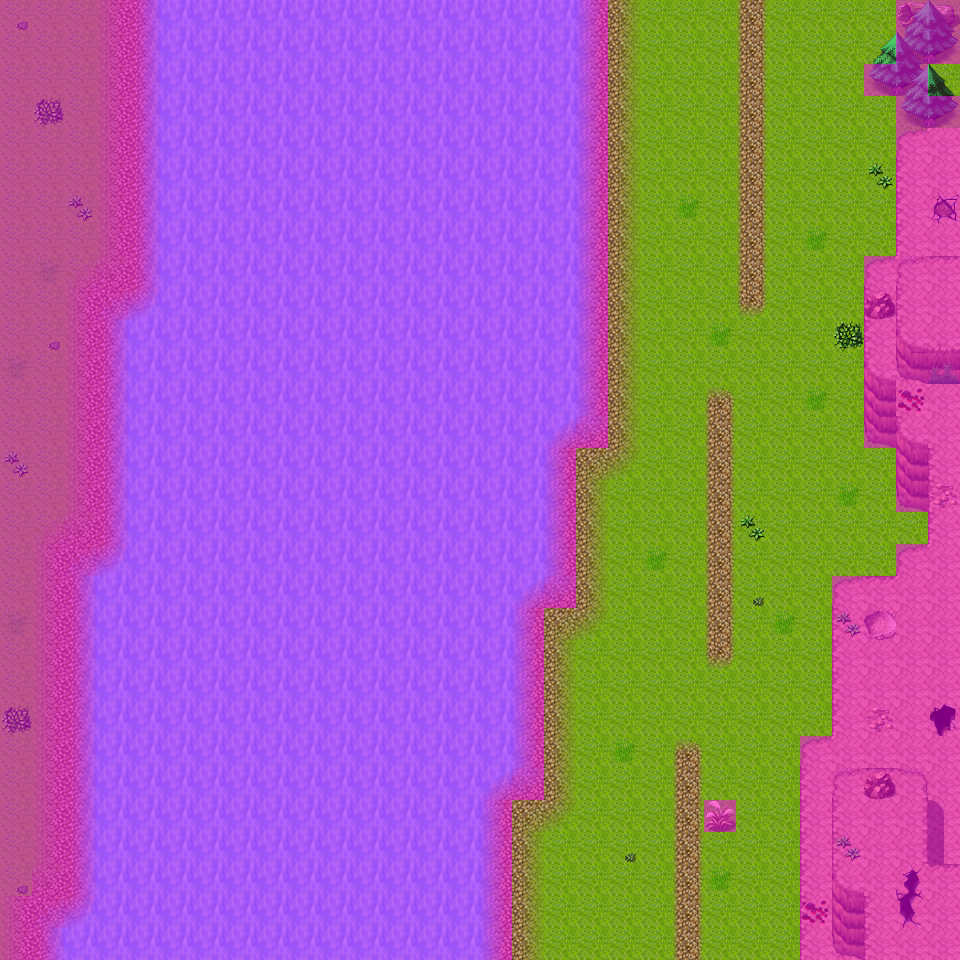

Rendered tile map (Tiled .tmx) drawn with the repository's tilesets; below, a short description and the map source with its tile grids summarised:
An orthogonal 30x30 tile map with 32x32 px tiles, 4 tile layers (Ground, Objects, Above, Walkable), 40 tilesets and 6 objects (4x spawn, 2x mapchange).

<map version="1.0" orientation="orthogonal" width="30" height="30" tilewidth="32" tileheight="32">
 <properties>
  <property name="outdoors" value="1" />
 </properties>
 <tileset firstgid="1" name="map_bed_1" tilewidth="32" tileheight="32">
  <image source="../drawable/map_bed_1.png" width="512" height="256" />
 </tileset>
 <tileset firstgid="129" name="map_border_1" tilewidth="32" tileheight="32">
  <image source="../drawable/map_border_1.png" width="512" height="256" />
 </tileset>
 <tileset firstgid="257" name="map_bridge_1" tilewidth="32" tileheight="32">
  <image source="../drawable/map_bridge_1.png" width="512" height="256" />
 </tileset>
 <tileset firstgid="385" name="map_broken_1" tilewidth="32" tileheight="32">
  <image source="../drawable/map_broken_1.png" width="512" height="256" />
 </tileset>
 <tileset firstgid="513" name="map_cavewall_1" tilewidth="32" tileheight="32">
  <image source="../drawable/map_cavewall_1.png" width="576" height="192" />
 </tileset>
 <tileset firstgid="621" name="map_cavewall_2" tilewidth="32" tileheight="32">
  <image source="../drawable/map_cavewall_2.png" width="576" height="192" />
 </tileset>
 <tileset firstgid="729" name="map_cavewall_3" tilewidth="32" tileheight="32">
  <image source="../drawable/map_cavewall_3.png" width="576" height="192" />
 </tileset>
 <tileset firstgid="837" name="map_chair_table_1" tilewidth="32" tileheight="32">
  <image source="../drawable/map_chair_table_1.png" width="512" height="256" />
 </tileset>
 <tileset firstgid="965" name="map_crate_1" tilewidth="32" tileheight="32">
  <image source="../drawable/map_crate_1.png" width="512" height="256" />
 </tileset>
 <tileset firstgid="1093" name="map_cupboard_1" tilewidth="32" tileheight="32">
  <image source="../drawable/map_cupboard_1.png" width="512" height="256" />
 </tileset>
 <tileset firstgid="1221" name="map_curtain_1" tilewidth="32" tileheight="32">
  <image source="../drawable/map_curtain_1.png" width="512" height="256" />
 </tileset>
 <tileset firstgid="1349" name="map_entrance_1" tilewidth="32" tileheight="32">
  <image source="../drawable/map_entrance_1.png" width="512" height="256" />
 </tileset>
 <tileset firstgid="1477" name="map_fence_1" tilewidth="32" tileheight="32">
  <image source="../drawable/map_fence_1.png" width="512" height="256" />
 </tileset>
 <tileset firstgid="1605" name="map_fence_2" tilewidth="32" tileheight="32">
  <image source="../drawable/map_fence_2.png" width="512" height="256" />
 </tileset>
 <tileset firstgid="1733" name="map_ground_1" tilewidth="32" tileheight="32">
  <image source="../drawable/map_ground_1.png" width="512" height="256" />
 </tileset>
 <tileset firstgid="1861" name="map_ground_2" tilewidth="32" tileheight="32">
  <image source="../drawable/map_ground_2.png" width="512" height="256" />
 </tileset>
 <tileset firstgid="1989" name="map_ground_3" tilewidth="32" tileheight="32">
  <image source="../drawable/map_ground_3.png" width="512" height="256" />
 </tileset>
 <tileset firstgid="2117" name="map_ground_4" tilewidth="32" tileheight="32">
  <image source="../drawable/map_ground_4.png" width="512" height="256" />
 </tileset>
 <tileset firstgid="2245" name="map_ground_5" tilewidth="32" tileheight="32">
  <image source="../drawable/map_ground_5.png" width="512" height="256" />
 </tileset>
 <tileset firstgid="2373" name="map_ground_6" tilewidth="32" tileheight="32">
  <image source="../drawable/map_ground_6.png" width="512" height="256" />
 </tileset>
 <tileset firstgid="2501" name="map_ground_7" tilewidth="32" tileheight="32">
  <image source="../drawable/map_ground_7.png" width="512" height="256" />
 </tileset>
 <tileset firstgid="2629" name="map_ground_8" tilewidth="32" tileheight="32">
  <image source="../drawable/map_ground_8.png" width="512" height="256" />
 </tileset>
 <tileset firstgid="2757" name="map_indoor_1" tilewidth="32" tileheight="32">
  <image source="../drawable/map_indoor_1.png" width="512" height="256" />
 </tileset>
 <tileset firstgid="2885" name="map_kitchen_1" tilewidth="32" tileheight="32">
  <image source="../drawable/map_kitchen_1.png" width="512" height="256" />
 </tileset>
 <tileset firstgid="3013" name="map_outdoor_1" tilewidth="32" tileheight="32">
  <image source="../drawable/map_outdoor_1.png" width="512" height="256" />
 </tileset>
 <tileset firstgid="3141" name="map_pillar_1" tilewidth="32" tileheight="32">
  <image source="../drawable/map_pillar_1.png" width="512" height="256" />
 </tileset>
 <tileset firstgid="3269" name="map_plant_1" tilewidth="32" tileheight="32">
  <image source="../drawable/map_plant_1.png" width="512" height="256" />
 </tileset>
 <tileset firstgid="3397" name="map_rock_1" tilewidth="32" tileheight="32">
  <image source="../drawable/map_rock_1.png" width="512" height="256" />
 </tileset>
 <tileset firstgid="3525" name="map_roof_1" tilewidth="32" tileheight="32">
  <image source="../drawable/map_roof_1.png" width="512" height="256" />
 </tileset>
 <tileset firstgid="3653" name="map_roof_2" tilewidth="32" tileheight="32">
  <image source="../drawable/map_roof_2.png" width="512" height="256" />
 </tileset>
 <tileset firstgid="3781" name="map_shop_1" tilewidth="32" tileheight="32">
  <image source="../drawable/map_shop_1.png" width="512" height="256" />
 </tileset>
 <tileset firstgid="3909" name="map_sign_ladder_1" tilewidth="32" tileheight="32">
  <image source="../drawable/map_sign_ladder_1.png" width="512" height="256" />
 </tileset>
 <tileset firstgid="4037" name="map_table_1" tilewidth="32" tileheight="32">
  <image source="../drawable/map_table_1.png" width="512" height="256" />
 </tileset>
 <tileset firstgid="4165" name="map_trail_1" tilewidth="32" tileheight="32">
  <image source="../drawable/map_trail_1.png" width="512" height="256" />
 </tileset>
 <tileset firstgid="4293" name="map_tree_1" tilewidth="32" tileheight="32">
  <image source="../drawable/map_tree_1.png" width="512" height="256" />
 </tileset>
 <tileset firstgid="4421" name="map_wall_1" tilewidth="32" tileheight="32">
  <image source="../drawable/map_wall_1.png" width="512" height="256" />
 </tileset>
 <tileset firstgid="4549" name="map_wall_2" tilewidth="32" tileheight="32">
  <image source="../drawable/map_wall_2.png" width="480" height="256" />
 </tileset>
 <tileset firstgid="4669" name="map_wall_3" tilewidth="32" tileheight="32">
  <image source="../drawable/map_wall_3.png" width="480" height="256" />
 </tileset>
 <tileset firstgid="4789" name="map_window_1" tilewidth="32" tileheight="32">
  <image source="../drawable/map_window_1.png" width="512" height="256" />
 </tileset>
 <tileset firstgid="4917" name="map_window_2" tilewidth="32" tileheight="32">
  <image source="../drawable/map_window_2.png" width="512" height="256" />
 </tileset>
 <layer name="Ground" width="30" height="30">
  <data>[900 cells, 900 non-empty, 10 distinct tile ids]</data>
 </layer>
 <layer name="Objects" width="30" height="30">
  <data>[900 cells, 216 non-empty, 32 distinct tile ids]</data>
 </layer>
 <layer name="Above" width="30" height="30">
  <data>[900 cells, 9 non-empty, 6 distinct tile ids]</data>
 </layer>
 <layer name="Walkable" width="30" height="30">
  <data>[900 cells, 635 non-empty, 1 distinct tile ids]</data>
 </layer>
 <objectgroup name="Mapevents" width="30" height="30">
  <object name="north" type="mapchange" x="608" y="0" width="288" height="32">
   <properties>
    <property name="map" value="westriver6" />
    <property name="place" value="south" />
   </properties>
  </object>
  <object name="south" type="mapchange" x="512" y="928" width="288" height="32">
   <properties>
    <property name="map" value="westriver8" />
    <property name="place" value="north" />
   </properties>
  </object>
 </objectgroup>
 <objectgroup name="Spawn" width="30" height="30">
  <!-- 4 objects omitted --></objectgroup>
 <objectgroup name="Keys" width="30" height="30" />
</map>
<!-- 4 of 6 objects omitted -->
